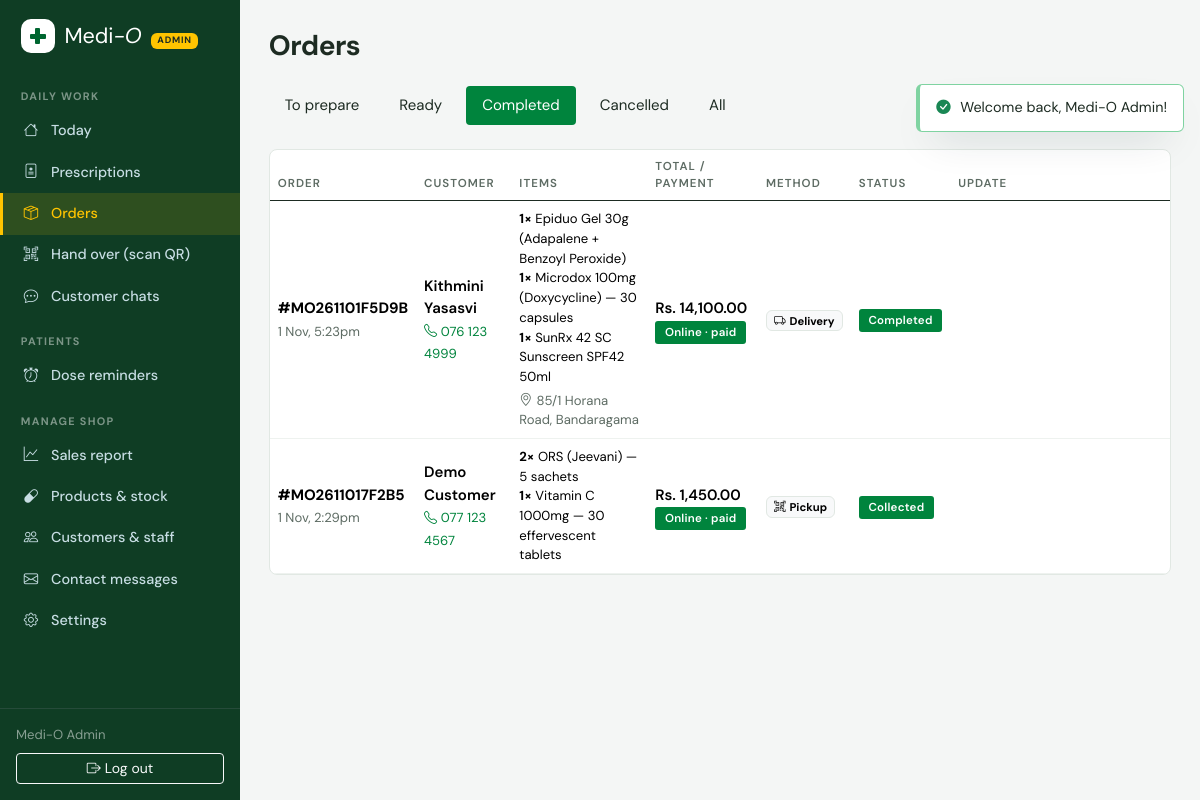
Before: /staff/orders.php?f=done (signed in) with the older database file.
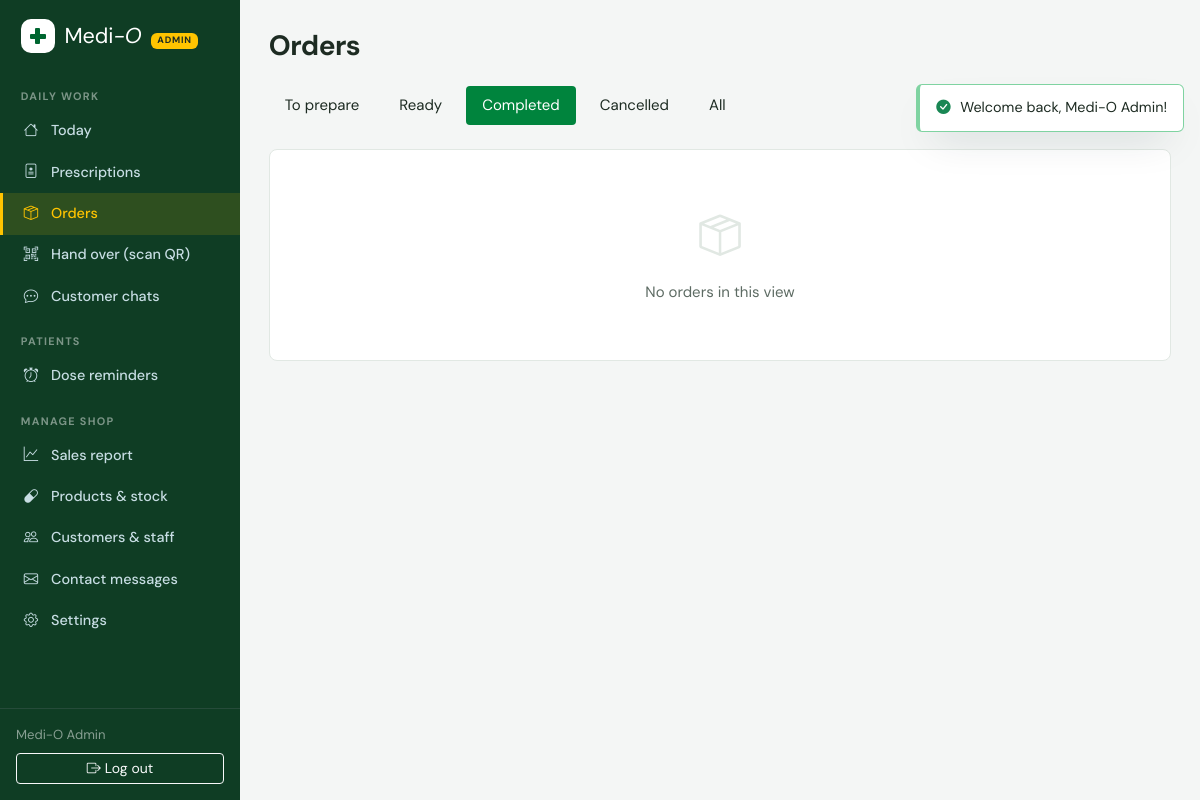
After: the same page with the newer database file.
### tables this page shows
CREATE TABLE `orders` (
  `id` int(10) unsigned NOT NULL AUTO_INCREMENT,
  `order_no` varchar(20) NOT NULL,
  `user_id` int(10) unsigned NOT NULL,
  `prescription_id` int(10) unsigned DEFAULT NULL,
  `subtotal` decimal(10,2) NOT NULL DEFAULT 0.00,
  `shipping_fee` decimal(10,2) NOT NULL DEFAULT 0.00,
  `total` decimal(10,2) NOT NULL DEFAULT 0.00,
  `payment_method` enum('payhere','cash') NOT NULL DEFAULT 'cash',
  `payment_status` enum('pending','paid','failed','refunded') NOT NULL DEFAULT 'pending',
  `status` enum('placed','processing','ready','collected','completed','cancelled') NOT NULL DEFAULT 'placed',
  `delivery_method` enum('pickup','delivery') NOT NULL DEFAULT 'pickup',
  `address` text DEFAULT NULL,
  `note` text DEFAULT NULL,
  `qr_token` char(40) NOT NULL,
  `created_at` timestamp NOT NULL DEFAULT current_timestamp(),
  `updated_at` timestamp NOT NULL DEFAULT current_timestamp() ON UPDATE current_timestamp(),
  PRIMARY KEY (`id`),
  UNIQUE KEY `uq_orders_no` (`order_no`),
  UNIQUE KEY `uq_orders_qr` (`qr_token`),
  KEY `idx_orders_user` (`user_id`),
  KEY `idx_orders_status` (`status`),
  KEY `fk_orders_rx` (`prescription_id`),
  CONSTRAINT `fk_orders_rx` FOREIGN KEY (`prescription_id`) REFERENCES `prescriptions` (`id`) ON DELETE SET NULL,
  CONSTRAINT `fk_orders_user` FOREIGN KEY (`user_id`) REFERENCES `users` (`id`) ON DELETE CASCADE
);

CREATE TABLE `users` (
  `id` int(10) unsigned NOT NULL AUTO_INCREMENT,
  `name` varchar(120) NOT NULL,
  `email` varchar(190) DEFAULT NULL,
  `phone` varchar(20) DEFAULT NULL,
  `password_hash` varchar(255) DEFAULT NULL,
  `google_id` varchar(64) DEFAULT NULL,
  `avatar` varchar(500) DEFAULT NULL,
  `address` text DEFAULT NULL,
  `role` enum('customer','pharmacist','admin') NOT NULL DEFAULT 'customer',
  `qr_token` char(40) NOT NULL,
  `email_verified` tinyint(1) NOT NULL DEFAULT 0,
  `phone_verified` tinyint(1) NOT NULL DEFAULT 0,
  `reset_token` varchar(64) DEFAULT NULL,
  `reset_expires` datetime DEFAULT NULL,
  `created_at` timestamp NOT NULL DEFAULT current_timestamp(),
  PRIMARY KEY (`id`),
  UNIQUE KEY `uq_users_qr` (`qr_token`),
  UNIQUE KEY `uq_users_email` (`email`),
  UNIQUE KEY `uq_users_phone` (`phone`),
  UNIQUE KEY `uq_users_google` (`google_id`)
);

CREATE TABLE `order_items` (
  `id` int(10) unsigned NOT NULL AUTO_INCREMENT,
  `order_id` int(10) unsigned NOT NULL,
  `product_id` int(10) unsigned DEFAULT NULL,
  `product_name` varchar(255) NOT NULL,
  `price` decimal(10,2) NOT NULL,
  `quantity` int(11) NOT NULL,
  PRIMARY KEY (`id`),
  KEY `fk_oi_order` (`order_id`),
  KEY `fk_oi_product` (`product_id`),
  CONSTRAINT `fk_oi_order` FOREIGN KEY (`order_id`) REFERENCES `orders` (`id`) ON DELETE CASCADE,
  CONSTRAINT `fk_oi_product` FOREIGN KEY (`product_id`) REFERENCES `products` (`id`) ON DELETE SET NULL
);

### includes/helpers.php (called while the page is built, shortened)
<?php
function e(?string $s): string
{
    return htmlspecialchars($s ?? '', ENT_QUOTES, 'UTF-8');
}
function url(string $path = ''): string
{
    return BASE_URL . '/' . ltrim($path, '/');
}
function money(float $amount): string
{
    return 'Rs. ' . number_format($amount, 2);
}
function pretty_phone(?string $phone): string
{
    if (preg_match('/^94(\d{2})(\d{3})(\d{4})$/', $phone, $m)) {
        return '0' . $m[1] . ' ' . $m[2] . ' ' . $m[3];
    }
    return $phone;
}
function status_label(string $status): string
{
    return [
        'placed' => 'Order received', 'processing' => 'Being prepared', 'ready' => 'Ready to collect',
        'collected' => 'Collected', 'completed' => 'Completed', 'cancelled' => 'Cancelled',
        'pending' => 'Being checked', 'approved' => 'Approved', 'rejected' => 'Not approved',
        'paid' => 'Paid', 'failed' => 'Payment failed',
    ][$status] ?? ucfirst($status);
}

### includes/db.php (called while the page is built, shortened)
<?php
function db(): PDO
{
    static $pdo = null;
    if ($pdo === null) {
        $pdo = new PDO(
            'mysql:host=' . DB_HOST . ';dbname=' . DB_NAME . ';charset=utf8mb4',
            DB_USER,
            DB_PASS,
            [
                PDO::ATTR_ERRMODE => PDO::ERRMODE_EXCEPTION,
                PDO::ATTR_DEFAULT_FETCH_MODE => PDO::FETCH_ASSOC,
                PDO::ATTR_EMULATE_PREPARES => false,
            ]
        );
    }
    return $pdo;
}
function q(string $sql, array $params = []): PDOStatement
{
    $st = db()->prepare($sql);
    $st->execute($params);
    return $st;
}
function q_all(string $sql, array $params = []): array
{
    return q($sql, $params)->fetchAll();
}
function q_val(string $sql, array $params = [])
{
    $v = q($sql, $params)->fetchColumn();
    return $v === false ? null : $v;
}

### staff/orders.php (the view, shortened to what the changed rows need)
<?php
require_once __DIR__ . '/../components/staff-header.php';
$filter = $_GET['f'] ?? 'open';
$map = [
    'open' => "o.status IN ('placed','processing')",
    'ready' => "o.status = 'ready'",
    'done' => "o.status IN ('collected','completed')",
    'cancelled' => "o.status = 'cancelled'",
    'all' => '1',
];
$orders = q_all("SELECT o.*, u.name AS customer, u.phone,
                 (SELECT COUNT(*) FROM order_items oi WHERE oi.order_id=o.id) AS items
                 FROM orders o JOIN users u ON u.id=o.user_id
                 WHERE {$map[$filter]} ORDER BY o.id DESC LIMIT 150");
?>
<h1 class="h3 fw-bold mb-4">Orders</h1>
<ul class="nav nav-pills gap-2 mb-4 flex-wrap">
  <?php foreach (['open' => 'To prepare', 'ready' => 'Ready', 'done' => 'Completed', 'cancelled' => 'Cancelled', 'all' => 'All'] as $k => $label): ?>
    <li class="nav-item"><a class="nav-link <?= $filter === $k ? 'active' : '' ?>" href="<?= url('staff/orders.php?f=' . $k) ?>"><?= $label ?></a></li>
  <?php endforeach; ?>
</ul>
<?php if (!$orders): ?>
  <div class="mo-card mo-empty"><i class="bi bi-box-seam"></i>No orders in this view</div>
<?php else: ?>
  <div class="mo-card p-0 overflow-hidden">
    <div class="table-responsive">
      <table class="table mo-table table-hover align-middle mb-0">
        <thead><tr><th>Order</th><th>Customer</th><th>Items</th><th>Total / payment</th><th>Method</th><th>Status</th><th style="width:220px">Update</th></tr></thead>
        <tbody>
          <?php foreach ($orders as $o): ?>
            <tr>
              <td>
                <div class="fw-bold">#<?= e($o['order_no']) ?></div>
                <small class="text-muted"><?= date('j M, g:ia', strtotime($o['created_at'])) ?></small>
              </td>
              <td>
                <div class="fw-semibold"><?= e($o['customer']) ?></div>
                <?php if ($o['phone']): ?>
                  <a class="small text-decoration-none" href="tel:<?= e($o['phone']) ?>"><i class="bi bi-telephone"></i> <?= e(pretty_phone($o['phone'])) ?></a>
                <?php endif; ?>
              </td>
              <td>
                <ul class="list-unstyled small mb-0">
                  <?php foreach (q_all('SELECT product_name, quantity FROM order_items WHERE order_id=?', [$o['id']]) as $it): ?>
                    <li><b><?= (int)$it['quantity'] ?>×</b> <?= e($it['product_name']) ?></li>
                  <?php endforeach; ?>
                </ul>
                <?php if ($o['address']): ?><div class="small text-muted mt-1"><i class="bi bi-geo-alt me-1"></i><?= e($o['address']) ?></div><?php endif; ?>
              </td>
              <td>
                <div class="fw-semibold"><?= money((float)$o['total']) ?></div>
                <span class="mo-status mo-status-<?= e($o['payment_status']) ?>"><?= $o['payment_method'] === 'cash' ? 'Cash' : 'Online' ?> · <?= $o['payment_status'] === 'paid' ? 'paid' : 'not paid yet' ?></span>
              </td>
              <td><span class="badge text-bg-light border"><i class="bi <?= $o['delivery_method'] === 'pickup' ? 'bi-qr-code-scan' : 'bi-truck' ?> me-1"></i><?= ucfirst(e($o['delivery_method'])) ?></span></td>
              <td><span class="mo-status mo-status-<?= e($o['status']) ?>"><?= e(status_label($o['status'])) ?></span></td>
              <td>
              </td>
            </tr>
          <?php endforeach; ?>
        </tbody>
      </table>
    </div>
  </div>
<?php endif; ?>
<?php require_once __DIR__ . '/../components/staff-footer.php'; ?>

### components/staff-header.php (shortened to what the changed rows need)
<?php
$pendingRx = (int)q_val("SELECT COUNT(*) FROM prescriptions WHERE status='pending'");
$openOrders = (int)q_val("SELECT COUNT(*) FROM orders WHERE status IN ('placed','processing')");
$unreadChats = (int)q_val('SELECT COALESCE(SUM(staff_unread),0) FROM chat_conversations');
$nav = [
    'Daily work' => [
        ['staff/index.php', 'bi-house', 'Today', null],
        ['staff/prescriptions.php', 'bi-file-medical', 'Prescriptions', $pendingRx],
        ['staff/orders.php', 'bi-box-seam', 'Orders', $openOrders],
        ['staff/scan.php', 'bi-qr-code-scan', 'Hand over (scan QR)', null],
        ['staff/chat.php', 'bi-chat-dots', 'Customer chats', $unreadChats],
    ],
    'Patients' => [
        ['staff/medications.php', 'bi-alarm', 'Dose reminders', null],
    ],
];
if (is_admin()) {
    $nav['Manage shop'] = [
        ['admin/index.php', 'bi-graph-up', 'Sales report', null],
        ['admin/products.php', 'bi-capsule', 'Products & stock', null],
        ['admin/users.php', 'bi-people', 'Customers & staff', null],
        ['admin/inquiries.php', 'bi-envelope', 'Contact messages', null],
        ['admin/settings.php', 'bi-gear', 'Settings', null],
    ];
}
$curPath = substr($_SERVER['SCRIPT_NAME'], strlen(parse_url(BASE_URL, PHP_URL_PATH) ?: '') + 1);
?>
<!DOCTYPE html>
<html lang="en">
<head>
<link href="https://cdn.jsdelivr.net/npm/bootstrap@5.3.3/dist/css/bootstrap.min.css" rel="stylesheet">
<link href="https://cdn.jsdelivr.net/npm/bootstrap-icons@1.11.3/font/bootstrap-icons.min.css" rel="stylesheet">
<link href="<?= url('assets/css/app.css') ?>?v=<?= filemtime(dirname(__DIR__) . '/assets/css/app.css') ?>" rel="stylesheet">
</head>
<body>
<div class="mo-staff-wrap">
  <aside class="mo-sidebar">
    <nav class="d-flex flex-column flex-lg-column flex-row flex-grow-1" style="min-width:0">
      <?php $here = isset($active) ? dirname($curPath) . '/' . $active : $curPath;
      foreach ($nav as $group => $links): ?>
        <div class="nav-group"><?= e($group) ?></div>
        <?php foreach ($links as [$href, $icon, $label, $badge]): ?>
          <a class="nav-item <?= $href === $here ? 'active' : '' ?>" href="<?= url($href) ?>">
            <i class="bi <?= $icon ?>"></i><span><?= $label ?></span>
          </a>
        <?php endforeach; ?>
      <?php endforeach; ?>
    </nav>
  </aside>
  <main class="mo-staff-main">
    <div class="mo-toasts" id="toasts"></div>

Changed rows visible on the page:
removed orders: order_no "MO261101F5D9B", created_at "1 Nov, 5:23pm", user.name "Kithmini Yasasvi", user.phone "076 123 4999", address "85/1 Horana Road, Bandaragama", total "Rs. 14,100.00", payment_method "Online", payment_status "paid", delivery_method "Delivery", status "Completed"
removed order_items: quantity "1", product_name "Epiduo Gel 30g (Adapalene + Benzoyl Peroxide)", shown under "MO261101F5D9B"
removed order_items: quantity "1", product_name "Microdox 100mg (Doxycycline) — 30 capsules", shown under "MO261101F5D9B"
removed order_items: quantity "1", product_name "SunRx 42 SC Sunscreen SPF42 50ml", shown under "MO261101F5D9B"
removed orders: order_no "MO2611017F2B5", created_at "1 Nov, 2:29pm", user.name "Demo Customer", user.phone "077 123 4567", total "Rs. 1,450.00", payment_method "Online", payment_status "paid", delivery_method "Pickup", status "Collected"
removed order_items: quantity "2", product_name "ORS (Jeevani) — 5 sachets", shown under "MO2611017F2B5"
removed order_items: quantity "1", product_name "Vitamin C 1000mg — 30 effervescent tablets", shown under "MO2611017F2B5"
Other visible differences:
text no longer shown: "ORDER CUSTOMER ITEMS TOTAL / PAYMENT METHOD STATUS UPDATE"
text now shown: "No orders in this view"
